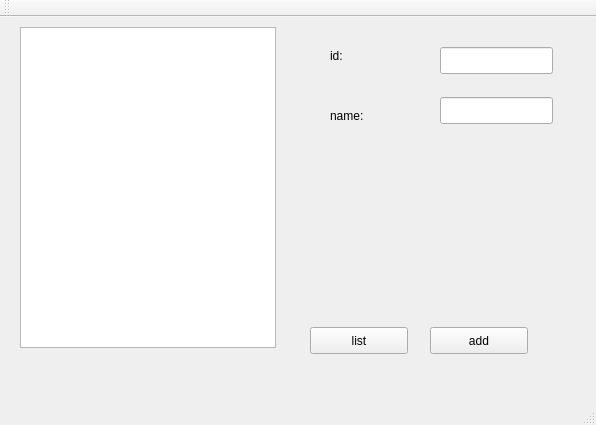
<?xml version="1.0" encoding="UTF-8"?>
<ui version="4.0">
 <class>MainWindow</class>
 <widget class="QMainWindow" name="MainWindow">
  <property name="geometry">
   <rect>
    <x>0</x>
    <y>0</y>
    <width>596</width>
    <height>425</height>
   </rect>
  </property>
  <property name="windowTitle">
   <string>MainWindow</string>
  </property>
  <widget class="QWidget" name="centralWidget">
   <widget class="QPushButton" name="listButton">
    <property name="geometry">
     <rect>
      <x>310</x>
      <y>310</y>
      <width>98</width>
      <height>27</height>
     </rect>
    </property>
    <property name="text">
     <string>list</string>
    </property>
   </widget>
   <widget class="QPushButton" name="addButton">
    <property name="geometry">
     <rect>
      <x>430</x>
      <y>310</y>
      <width>98</width>
      <height>27</height>
     </rect>
    </property>
    <property name="text">
     <string>add</string>
    </property>
   </widget>
   <widget class="QTextBrowser" name="textBrowser">
    <property name="geometry">
     <rect>
      <x>20</x>
      <y>10</y>
      <width>256</width>
      <height>321</height>
     </rect>
    </property>
   </widget>
   <widget class="QLabel" name="label">
    <property name="geometry">
     <rect>
      <x>330</x>
      <y>30</y>
      <width>66</width>
      <height>17</height>
     </rect>
    </property>
    <property name="text">
     <string>id:</string>
    </property>
   </widget>
   <widget class="QLabel" name="label_2">
    <property name="geometry">
     <rect>
      <x>330</x>
      <y>90</y>
      <width>66</width>
      <height>17</height>
     </rect>
    </property>
    <property name="text">
     <string>name:</string>
    </property>
   </widget>
   <widget class="QLineEdit" name="idLineEdit">
    <property name="geometry">
     <rect>
      <x>440</x>
      <y>30</y>
      <width>113</width>
      <height>27</height>
     </rect>
    </property>
   </widget>
   <widget class="QLineEdit" name="nameLineEdit">
    <property name="geometry">
     <rect>
      <x>440</x>
      <y>80</y>
      <width>113</width>
      <height>27</height>
     </rect>
    </property>
   </widget>
  </widget>
  <widget class="QMenuBar" name="menuBar">
   <property name="geometry">
    <rect>
     <x>0</x>
     <y>0</y>
     <width>596</width>
     <height>26</height>
    </rect>
   </property>
  </widget>
  <widget class="QToolBar" name="mainToolBar">
   <attribute name="toolBarArea">
    <enum>TopToolBarArea</enum>
   </attribute>
   <attribute name="toolBarBreak">
    <bool>false</bool>
   </attribute>
  </widget>
  <widget class="QStatusBar" name="statusBar"/>
 </widget>
 <layoutdefault spacing="6" margin="11"/>
 <resources/>
 <connections/>
</ui>
